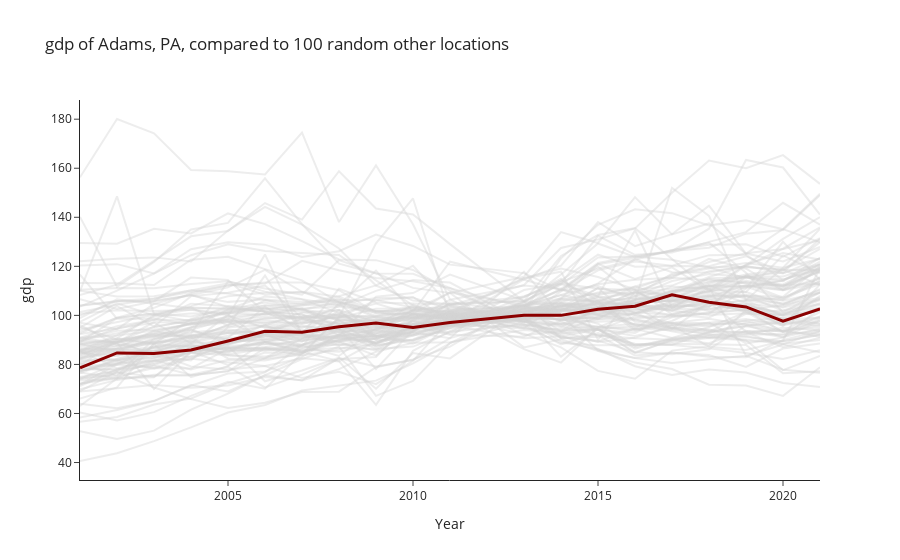

Notebook code for this chart:
### Markdown cell above
#### Use case: rI just want a rough idea

You want to know where your jurisdiction stands relative to all the others in the country.

### Code cell
f  = FipsQuery(42001, "gdp")
f.where_are_we(sample_size= 100)
